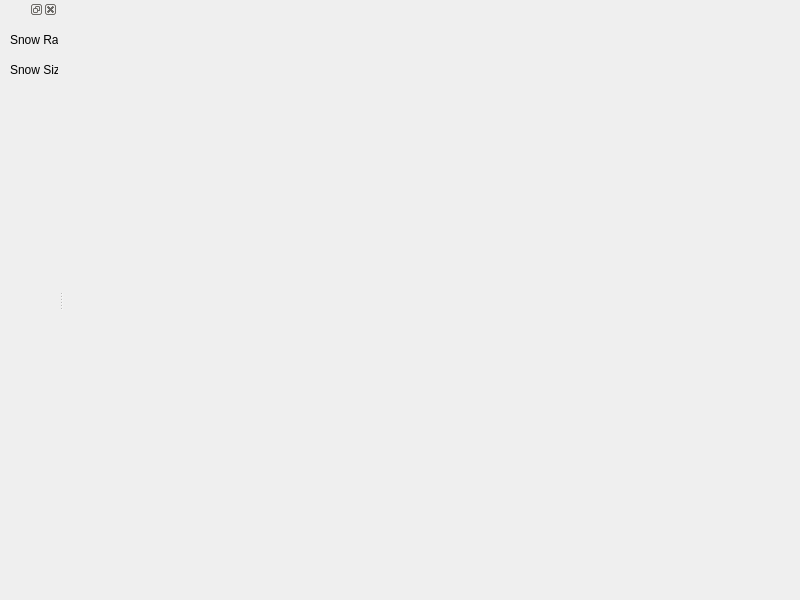
<?xml version="1.0" encoding="UTF-8"?>
<ui version="4.0">
 <class>MainWindow</class>
 <widget class="QMainWindow" name="MainWindow">
  <property name="geometry">
   <rect>
    <x>0</x>
    <y>0</y>
    <width>800</width>
    <height>600</height>
   </rect>
  </property>
  <property name="windowTitle">
   <string>A CS123 Final</string>
  </property>
  <widget class="QWidget" name="centralWidget">
   <layout class="QHBoxLayout" name="horizontalLayout">
    <property name="leftMargin">
     <number>0</number>
    </property>
    <property name="topMargin">
     <number>0</number>
    </property>
    <property name="rightMargin">
     <number>0</number>
    </property>
    <property name="bottomMargin">
     <number>0</number>
    </property>
    <item>
     <widget class="View" name="view" native="true"/>
    </item>
   </layout>
  </widget>
  <widget class="QDockWidget" name="dockWidget">
   <attribute name="dockWidgetArea">
    <number>1</number>
   </attribute>
   <widget class="QWidget" name="dockWidgetContents">
    <widget class="QWidget" name="snowSize" native="true">
     <property name="geometry">
      <rect>
       <x>10</x>
       <y>40</y>
       <width>230</width>
       <height>22</height>
      </rect>
     </property>
     <layout class="QGridLayout" name="gridLayout_6">
      <property name="leftMargin">
       <number>0</number>
      </property>
      <property name="topMargin">
       <number>0</number>
      </property>
      <property name="rightMargin">
       <number>0</number>
      </property>
      <property name="bottomMargin">
       <number>0</number>
      </property>
      <item row="0" column="3">
       <widget class="QLineEdit" name="snowSizeTextbox">
        <property name="sizePolicy">
         <sizepolicy hsizetype="Expanding" vsizetype="Fixed">
          <horstretch>0</horstretch>
          <verstretch>0</verstretch>
         </sizepolicy>
        </property>
        <property name="minimumSize">
         <size>
          <width>40</width>
          <height>0</height>
         </size>
        </property>
        <property name="maximumSize">
         <size>
          <width>40</width>
          <height>16777215</height>
         </size>
        </property>
        <property name="text">
         <string/>
        </property>
       </widget>
      </item>
      <item row="0" column="2">
       <widget class="QSlider" name="snowSizeSlider">
        <property name="minimumSize">
         <size>
          <width>100</width>
          <height>0</height>
         </size>
        </property>
        <property name="orientation">
         <enum>Qt::Horizontal</enum>
        </property>
       </widget>
      </item>
      <item row="0" column="0">
       <widget class="QLabel" name="snowSizeLabel">
        <property name="text">
         <string>Snow Size</string>
        </property>
       </widget>
      </item>
     </layout>
    </widget>
    <widget class="QWidget" name="snowRate" native="true">
     <property name="geometry">
      <rect>
       <x>10</x>
       <y>10</y>
       <width>230</width>
       <height>22</height>
      </rect>
     </property>
     <layout class="QGridLayout" name="gridLayout_7">
      <property name="leftMargin">
       <number>0</number>
      </property>
      <property name="topMargin">
       <number>0</number>
      </property>
      <property name="rightMargin">
       <number>0</number>
      </property>
      <property name="bottomMargin">
       <number>0</number>
      </property>
      <item row="0" column="3">
       <widget class="QLineEdit" name="snowRateTextbox">
        <property name="sizePolicy">
         <sizepolicy hsizetype="Expanding" vsizetype="Fixed">
          <horstretch>0</horstretch>
          <verstretch>0</verstretch>
         </sizepolicy>
        </property>
        <property name="minimumSize">
         <size>
          <width>40</width>
          <height>0</height>
         </size>
        </property>
        <property name="maximumSize">
         <size>
          <width>40</width>
          <height>16777215</height>
         </size>
        </property>
        <property name="text">
         <string/>
        </property>
       </widget>
      </item>
      <item row="0" column="2">
       <widget class="QSlider" name="snowRateSlider">
        <property name="minimumSize">
         <size>
          <width>100</width>
          <height>0</height>
         </size>
        </property>
        <property name="orientation">
         <enum>Qt::Horizontal</enum>
        </property>
       </widget>
      </item>
      <item row="0" column="0">
       <widget class="QLabel" name="snowRateLabel">
        <property name="text">
         <string>Snow Rate</string>
        </property>
       </widget>
      </item>
     </layout>
    </widget>
   </widget>
  </widget>
 </widget>
 <layoutdefault spacing="6" margin="11"/>
 <customwidgets>
  <customwidget>
   <class>View</class>
   <extends>QWidget</extends>
   <header>view.h</header>
  </customwidget>
 </customwidgets>
 <resources/>
 <connections/>
</ui>
